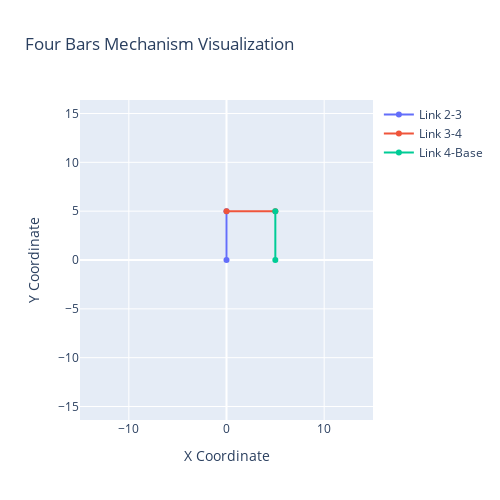

Notebook code for this chart:
### Code cell
solution = four_bars_mechanism_example(theta_2, initial_guess, L2, L3, L4, Separation)


plot_mechanism_updated(solution)

### Figure 1 — Plotly figure (JSON) as saved in the notebook; plotly's stock layout.template omitted (floating-point values rounded to 4 significant figures)
{"data": [{"mode": "lines+markers", "name": "Link 2-3", "type": "scatter", "x": [1.49e-08, 0], "y": [1.49e-08, 5]}, {"mode": "lines+markers", "name": "Link 3-4", "type": "scatter", "x": [0, 5], "y": [5, 5]}, {"mode": "lines+markers", "name": "Link 4-Base", "type": "scatter", "x": [5, 5], "y": [5, 0]}], "layout": {"autosize": false, "height": 500, "showlegend": true, "title": {"text": "Four Bars Mechanism Visualization"}, "width": 500, "xaxis": {"range": [-15, 15], "scaleanchor": "y", "scaleratio": 1, "title": {"text": "X Coordinate"}}, "yaxis": {"range": [-15, 15], "scaleanchor": "x", "scaleratio": 1, "title": {"text": "Y Coordinate"}}}}
